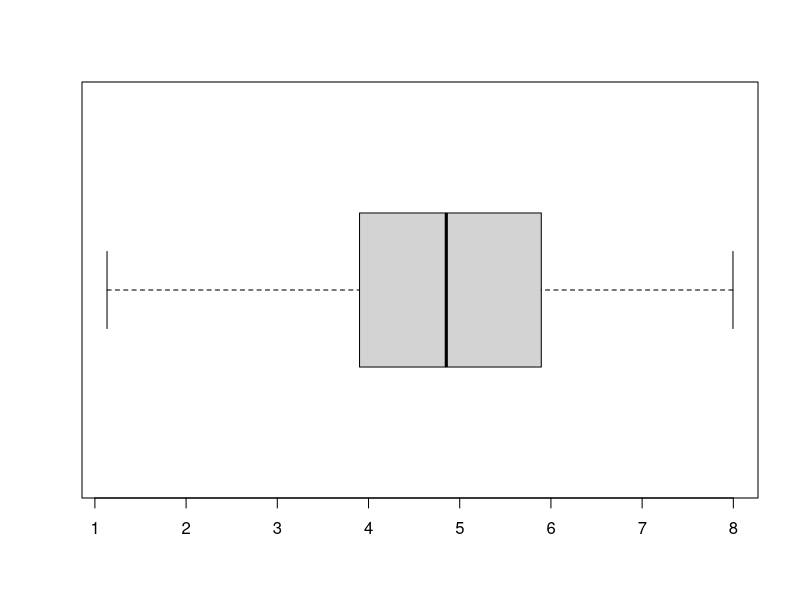
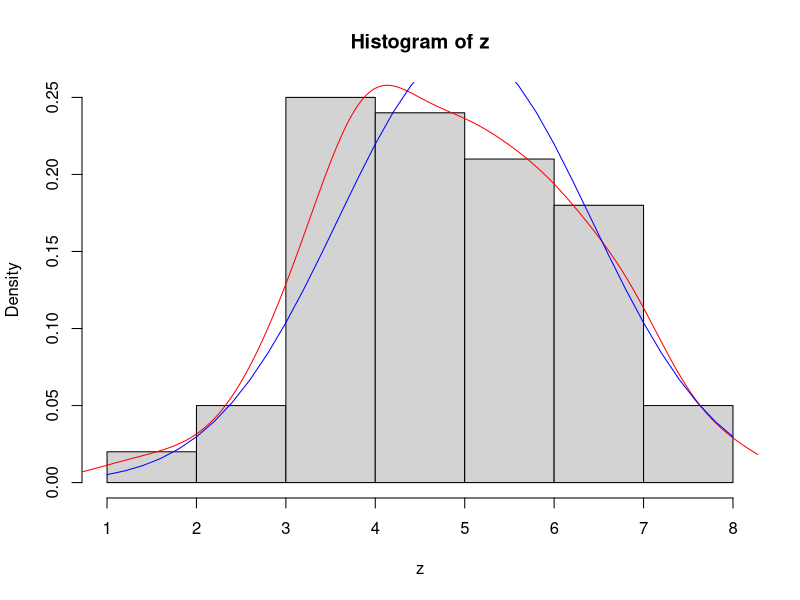
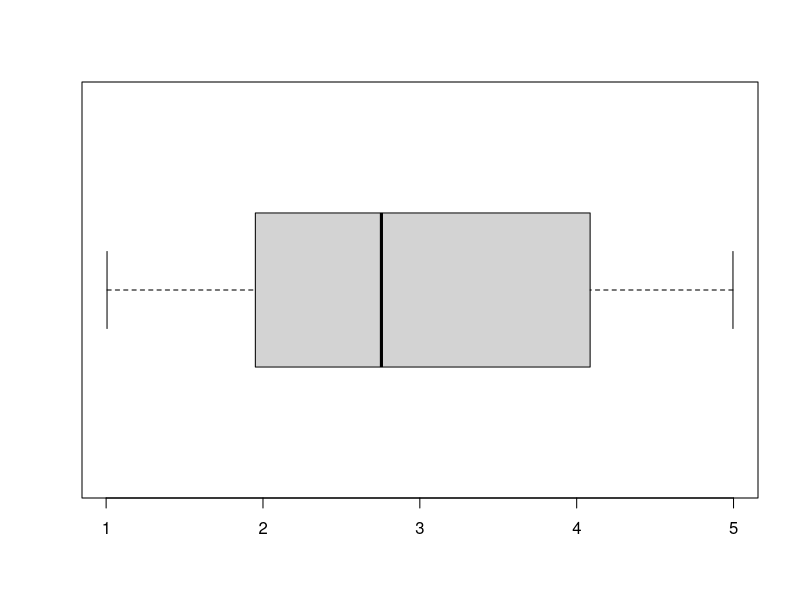
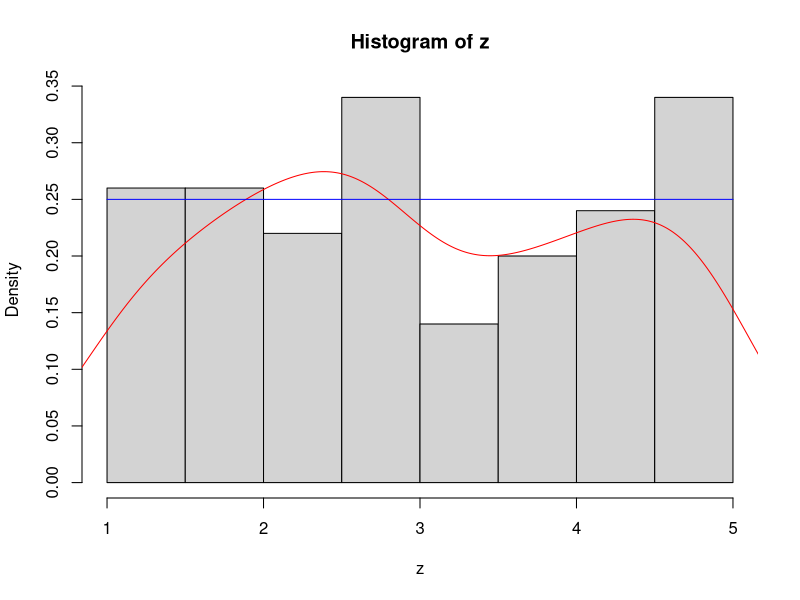
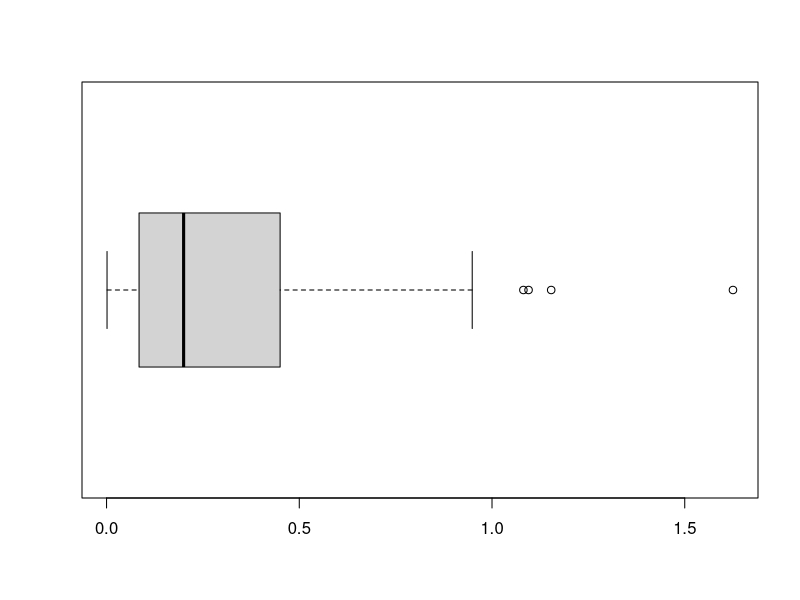
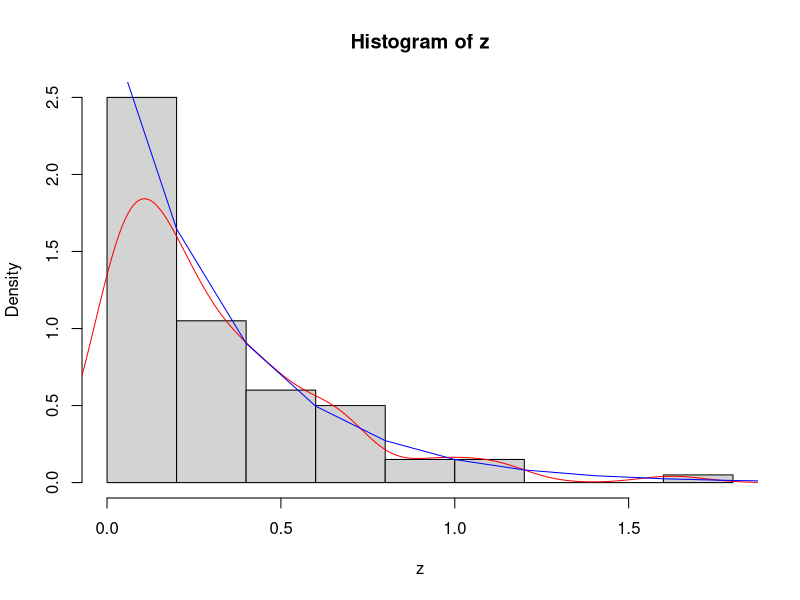
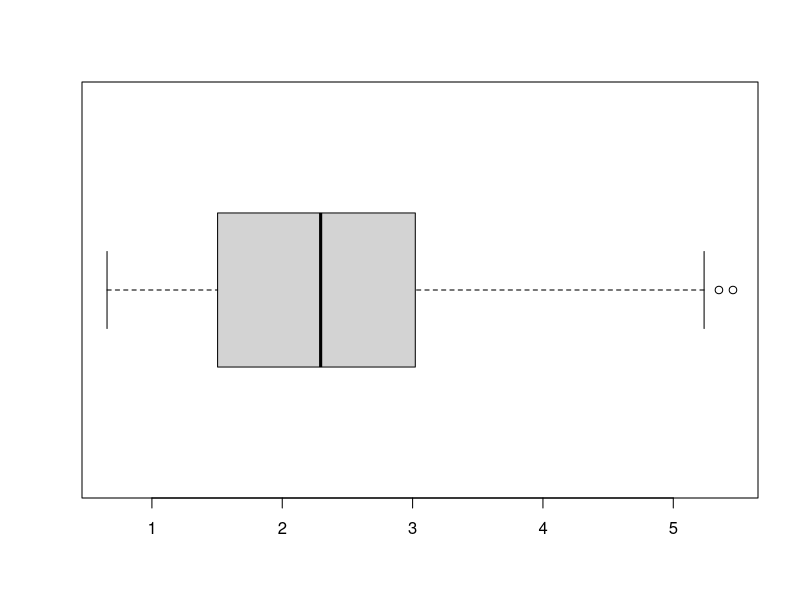
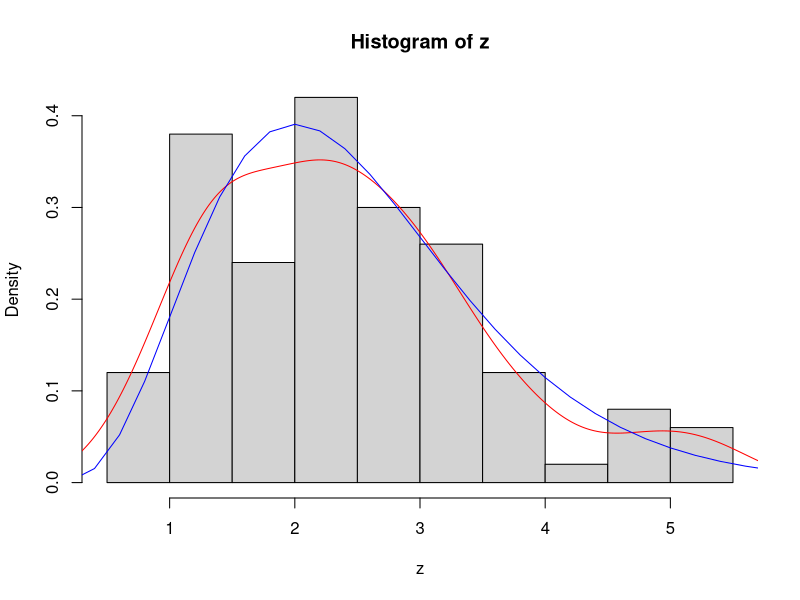

Recreate these plots in R, in order.
## ---- chunk 1
plot <- function(z, x, y) {
  boxplot(z, horizontal = T)
  hist(z, probability = T)
  lines(density(z), col = 'red')
  lines(x, y, col = 'blue')
}

z = rnorm(100, 5, sqrt(2))
x = seq(1, 8, 0.2)
y = dnorm(x, 5, sqrt(2))

plot(z, x, y)

## ---- chunk 2
z = runif(100, 1, 5)
x = seq(1, 5, 0.2)
y = dunif(x, 1, 5)

plot(z, x, y)
## ---- chunk 3
z = rexp(100, 3)
x = seq(0, 3, 0.2)
y = dexp(x, 3)

plot(z, x, y)
## ---- chunk 4
z = rgamma(100, 5, 2)
x = seq(0, 7, 0.2)
y = dgamma(x, 5, 2)

plot(z, x, y)

## ---- chunk 5
# TODO :)
## ---- chunk 6
xsum = function( n, fn, ... ){
  s = rep( 0, 200 )
  for( i in 1 : n) s = s + fn( 200, ... )
  return(s)
}

x1 = xsum(1, runif,1,5)
x10 = xsum(10, runif,1,5)
x100 = xsum(100, runif,1,5)
split.screen(c(1,3)); hist(x1)
screen(2); hist(x10)
screen(3); hist(x100)
## ---- chunk 7
pnorm(20, 25, 6)
## ---- chunk 8
qnorm(0.6, 25, 6) 
# 0.6 защото досега имахме 0.2 следователно всичко останало е от 0.2 до 1.0
# средното на 0.2 и 1.0 = 0.6
